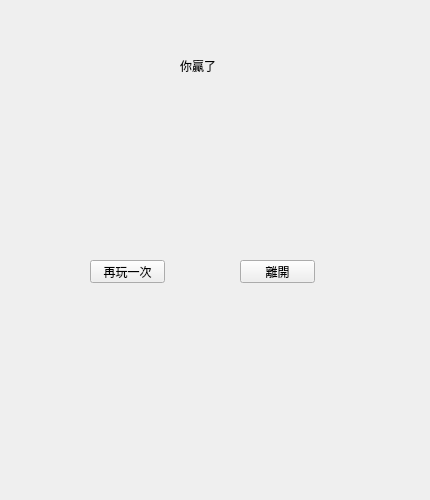
<?xml version="1.0" encoding="UTF-8"?>
<ui version="4.0">
 <class>finish</class>
 <widget class="QWidget" name="finish">
  <property name="geometry">
   <rect>
    <x>0</x>
    <y>0</y>
    <width>430</width>
    <height>500</height>
   </rect>
  </property>
  <property name="windowTitle">
   <string>Form</string>
  </property>
  <widget class="QPushButton" name="pushButton">
   <property name="geometry">
    <rect>
     <x>90</x>
     <y>260</y>
     <width>75</width>
     <height>23</height>
    </rect>
   </property>
   <property name="text">
    <string>再玩一次</string>
   </property>
  </widget>
  <widget class="QPushButton" name="pushButton_2">
   <property name="geometry">
    <rect>
     <x>240</x>
     <y>260</y>
     <width>75</width>
     <height>23</height>
    </rect>
   </property>
   <property name="text">
    <string>離開</string>
   </property>
  </widget>
  <widget class="QLabel" name="label">
   <property name="geometry">
    <rect>
     <x>180</x>
     <y>60</y>
     <width>47</width>
     <height>12</height>
    </rect>
   </property>
   <property name="text">
    <string>你贏了</string>
   </property>
  </widget>
 </widget>
 <resources/>
 <connections/>
</ui>
